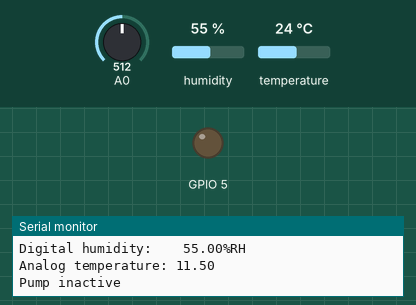
This sketch was run on a simulated ESP8266 (NodeMCU). On the bench: output pins drawn as LEDs (lit = HIGH), the last lines printed to the serial monitor. Dashed ring = blinking. Inputs (shaded band) come from the test bench; at power-on: A0 = 512, humidity 55 %, temperature 24 °C. WiFi joins after 1.5 s; servers stay silent unless stated; the local clock reads 2024-03-15 10:24:30 at power-on unless the sketch sets it; storage starts empty.

Above: at 2.7 s.
2.8 s: A0 set to 794
10.6 s: A0 set to 824
At 12.4 s:
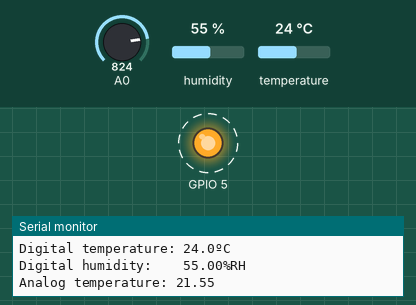
26.9 s: A0 set to 900
Timing chart, 0 to 35.2 s (numbered marks = the images above; inputs shaded):
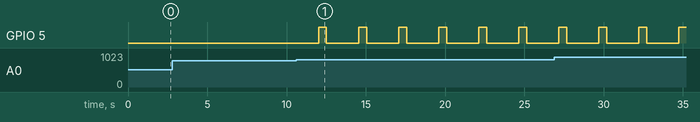

Measured:
- the behaviour switches between 806 and 807 on A0 (found by bisection; images 0 and 1)
- after the input at 10.6 s, GPIO 5: alternates HIGH for 0.50 s and LOW for 2.0 s, starting after 1.4 s

The sketch:

SDWebServer11_pump_led_float.ino
```cpp
#include <ESP8266WiFi.h>
#include <WiFiClient.h>
#include <ESP8266WebServer.h>
#include <ESP8266mDNS.h>
#include <SPI.h>
#include <SD.h>
#include <DHT.h>
#include <time.h>
#define DBG_OUTPUT_PORT Serial


const char* ssid = "....."; /* replace with your AP ssid */
const char* password = "....."; /* replace with your WiFi pass */
const char* host = "smartpot";

DHT dhtsens(4, DHT22);
ESP8266WebServer server(80);
int sensorsPin = 0;
float adcValue = analogRead(A0);
//pinMode(pno, OUTPUT);

unsigned long intervaldhttmp = 2000; /* the time we need to wait for sensor reading msec */
unsigned long intervaldhthum = 2000; /* the time we need to wait for sensor reading msec */
unsigned long intervaltime = 10000; /* the time we need to wait for logfile timestamp msec */
unsigned long intervaltemp = 2000;
unsigned long previousMillisdhttmp = 0; /* millis() returns an unsigned long */
unsigned long previousMillisdhthum = 0; /* millis() returns an unsigned long */
unsigned long previousMillistime = 0; /* millis() returns an unsigned long */
unsigned long previousMillistemp = 0;

static bool hasSD = false;
File uploadFile;
//File dht;
File sensors;
//int pno = 2;

void setup(void){
  DBG_OUTPUT_PORT.begin(115200);
  DBG_OUTPUT_PORT.setDebugOutput(true);
  DBG_OUTPUT_PORT.print("\n");
  WiFi.mode(WIFI_STA);
  WiFi.hostname("smartpot");
  WiFi.begin(ssid, password);
  DBG_OUTPUT_PORT.print("Connecting to ");
  DBG_OUTPUT_PORT.println(ssid);

  // Wait for connection
  uint8_t i = 0;
  while (WiFi.status() != WL_CONNECTED && i++ < 20) {//wait 10 seconds
    delay(500);
  }

  /* set as follow: (timezone in sec, daylightOffset in sec,
  server_name1, server_name2, server_name3) */
  configTime(0, 0, "pool.ntp.org", "time.nist.gov");
  Serial.println("\nWaiting for time");
  while (!time(nullptr)) {
    Serial.print(".");
    delay(1000);
  }

  Serial.println("");
  if(i == 21){
    DBG_OUTPUT_PORT.print("Could not connect to");
    DBG_OUTPUT_PORT.println(ssid);
    while(1) delay(500);
  }
  DBG_OUTPUT_PORT.print("Connected! IP address: ");
  DBG_OUTPUT_PORT.println(WiFi.localIP());

  if (MDNS.begin(host)) {
    MDNS.addService("http", "tcp", 80);
    DBG_OUTPUT_PORT.println("MDNS responder started");
    DBG_OUTPUT_PORT.print("You can now connect to http://");
    DBG_OUTPUT_PORT.print(host);
    DBG_OUTPUT_PORT.println(".local");
  }


  server.on("/list", HTTP_GET, printDirectory);
  server.on("/edit", HTTP_DELETE, handleDelete);
  server.on("/edit", HTTP_PUT, handleCreate);
  server.on("/edit", HTTP_POST, [](){ returnOK(); }, handleFileUpload);
  server.onNotFound(handleNotFound);

  server.begin();
  DBG_OUTPUT_PORT.println("HTTP server started");

  if (SD.begin(SS)){
     DBG_OUTPUT_PORT.println("SD Card initialized.");
     hasSD = true;
  }
}
/**/

void returnOK() {
  server.send(200, "text/plain", "");
}

void returnFail(String msg) {
  server.send(500, "text/plain", msg + "\r\n");
}

bool loadFromSdCard(String path){
  String dataType = "text/plain";
  if(path.endsWith("/")) path += "index.htm";

  if(path.endsWith(".src")) path = path.substring(0, path.lastIndexOf("."));
  else if(path.endsWith(".htm")) dataType = "text/html";
  else if(path.endsWith(".css")) dataType = "text/css";
  else if(path.endsWith(".js")) dataType = "application/javascript";
  else if(path.endsWith(".png")) dataType = "image/png";
  else if(path.endsWith(".gif")) dataType = "image/gif";
  else if(path.endsWith(".jpg")) dataType = "image/jpeg";
  else if(path.endsWith(".ico")) dataType = "image/x-icon";
  else if(path.endsWith(".xml")) dataType = "text/xml";
  else if(path.endsWith(".pdf")) dataType = "application/pdf";
  else if(path.endsWith(".zip")) dataType = "application/zip";

  File dataFile = SD.open(path.c_str());
  if(dataFile.isDirectory()){
    path += "/index.htm";
    dataType = "text/html";
    dataFile = SD.open(path.c_str());
  }

  if (!dataFile)
    return false;

  if (server.hasArg("download")) dataType = "application/octet-stream";

  if (server.streamFile(dataFile, dataType) != dataFile.size()) {
    DBG_OUTPUT_PORT.println("Sent less data than expected!");
  }

  dataFile.close();
  return true;
}

void handleFileUpload(){
  if(server.uri() != "/edit") return;
  HTTPUpload& upload = server.upload();
  if(upload.status == UPLOAD_FILE_START){
    if(SD.exists((char *)upload.filename.c_str())) SD.remove((char *)upload.filename.c_str());
    uploadFile = SD.open(upload.filename.c_str(), FILE_WRITE);
    DBG_OUTPUT_PORT.print("Upload: START, filename: "); DBG_OUTPUT_PORT.println(upload.filename);
  } else if(upload.status == UPLOAD_FILE_WRITE){
    if(uploadFile) uploadFile.write(upload.buf, upload.currentSize);
    DBG_OUTPUT_PORT.print("Upload: WRITE, Bytes: "); DBG_OUTPUT_PORT.println(upload.currentSize);
  } else if(upload.status == UPLOAD_FILE_END){
    if(uploadFile) uploadFile.close();
    DBG_OUTPUT_PORT.print("Upload: END, Size: "); DBG_OUTPUT_PORT.println(upload.totalSize);
  }
}

void deleteRecursive(String path){
  File file = SD.open((char *)path.c_str());
  if(!file.isDirectory()){
    file.close();
    SD.remove((char *)path.c_str());
    return;
  }

  file.rewindDirectory();
  while(true) {
    File entry = file.openNextFile();
    if (!entry) break;
    String entryPath = path + "/" +entry.name();
    if(entry.isDirectory()){
      entry.close();
      deleteRecursive(entryPath);
    } else {
      entry.close();
      SD.remove((char *)entryPath.c_str());
    }
    yield();
  }

  SD.rmdir((char *)path.c_str());
  file.close();
}

void handleDelete(){
  if(server.args() == 0) return returnFail("BAD ARGS");
  String path = server.arg(0);
  if(path == "/" || !SD.exists((char *)path.c_str())) {
    returnFail("BAD PATH");
    return;
  }
  deleteRecursive(path);
  returnOK();
}

void handleCreate(){
  if(server.args() == 0) return returnFail("BAD ARGS");
  String path = server.arg(0);
  if(path == "/" || SD.exists((char *)path.c_str())) {
    returnFail("BAD PATH");
    return;
  }

  if(path.indexOf('.') > 0){
    File file = SD.open((char *)path.c_str(), FILE_WRITE);
    if(file){
      file.write((const char *)0);
      file.close();
    }
  } else {
    SD.mkdir((char *)path.c_str());
  }
  returnOK();
}

void printDirectory() {
  if(!server.hasArg("dir")) return returnFail("BAD ARGS");
  String path = server.arg("dir");
  if(path != "/" && !SD.exists((char *)path.c_str())) return returnFail("BAD PATH");
  File dir = SD.open((char *)path.c_str());
  path = String();
  if(!dir.isDirectory()){
    dir.close();
    return returnFail("NOT DIR");
  }
  dir.rewindDirectory();
  server.setContentLength(CONTENT_LENGTH_UNKNOWN);
  server.send(200, "text/json", "");
  WiFiClient client = server.client();

  server.sendContent("[");
  for (int cnt = 0; true; ++cnt) {
    File entry = dir.openNextFile();
    if (!entry)
    break;

    String output;
    if (cnt > 0)
      output = ',';

    output += "{\"type\":\"";
    output += (entry.isDirectory()) ? "dir" : "file";
    output += "\",\"name\":\"";
    output += entry.name();
    output += "\"";
    output += "}";
    server.sendContent(output);
    entry.close();
 }
 server.sendContent("]");
 dir.close();
}

void handleNotFound(){
  if(hasSD && loadFromSdCard(server.uri())) return;
  String message = "SDCARD Not Detected\n\n";
  message += "URI: ";
  message += server.uri();
  message += "\nMethod: ";
  message += (server.method() == HTTP_GET)?"GET":"POST";
  message += "\nArguments: ";
  message += server.args();
  message += "\n";
  for (uint8_t i=0; i<server.args(); i++){
    message += " NAME:"+server.argName(i) + "\n VALUE:" + server.arg(i) + "\n";
  }
  server.send(404, "text/plain", message);
  DBG_OUTPUT_PORT.print(message);
}

float tempDHT22()
{
  float temp;
  temp = dhtsens.readTemperature();

  Serial.print("Digital temperature: ");
  Serial.print(temp,1);
  Serial.println("ºC");
  Serial.println("");

  return temp;
}

float humidDHT22()
{
  float humid;
  humid = dhtsens.readHumidity();

  Serial.print("Digital humidity:    ");
  Serial.print(humid);
  Serial.println("%RH");
  Serial.println("");

  return humid;
}

float LoggingToSD(float data, String text)
{
  sensors = SD.open("logfile", FILE_WRITE);
  if (sensors)
  {
    sensors.print(text + " ");
    sensors.print(data);
    sensors.print(", ");
    //sensors.println(Data);
    sensors.print("Log file size: ");
    sensors.println(sensors.size()); /* file size for testing purposes */
    sensors.close();
  }
  else
  {
    Serial.println("No file");
  }
}

float AnalogRead()
{
  int reading = analogRead(sensorsPin);
  float voltage = reading * 3.3;
  voltage /= 1024.0;
  float temperatureC = (voltage - 0.5) * 10;
  Serial.print("Analog temperature: ");
  Serial.println(temperatureC);
  if (temperatureC >= 21.00) {
    return 1;
  }
  else {
    return 0;
  }
}

void loop(void){
  server.handleClient();
  pinMode(5, OUTPUT);
  float data;
  String text;
  //float DHT22_temp = dhtsens.readTemperature();

  /* get current time stamp */
  /* only need one for both if-statements */
  unsigned long currentMillis = millis();

  /* interval to read current time and print in console */
  if ((unsigned long)(currentMillis - previousMillistime) >= intervaltime) {
    time_t now = time(nullptr);
    Serial.print(ctime(&now));
    Serial.println("");
    Serial.println("");
    previousMillistime = currentMillis;
  }
    /* interval to read and save DHT sensor data (temperature) to file */
  if ((unsigned long)(currentMillis - previousMillisdhttmp) >= intervaldhttmp) {
    data = tempDHT22();
    text = "Temperature: ";
    LoggingToSD(data, text);
    previousMillisdhttmp = currentMillis;
  }
      /* interval to read and save DHT sensor data (humidity) to file */
  if ((unsigned long)(currentMillis - previousMillisdhthum) >= intervaldhthum) {
    data = humidDHT22();
    text = "Humidity: ";
    LoggingToSD(data, text);
    previousMillisdhthum = currentMillis;
  }

  if ((unsigned long)(currentMillis - previousMillistemp) >= intervaltemp) {
    if (AnalogRead())
    {
      digitalWrite(5, HIGH);
      delay(500);
      digitalWrite(5, LOW);
      delay(2000);
      Serial.print("Pump active");
      Serial.println("");
      Serial.println("");

    }
    else
    {
      digitalWrite(5, LOW);
      Serial.print("Pump inactive");
      Serial.println("");
      Serial.println("");
    }
    previousMillistemp = currentMillis;
  }

}
```
